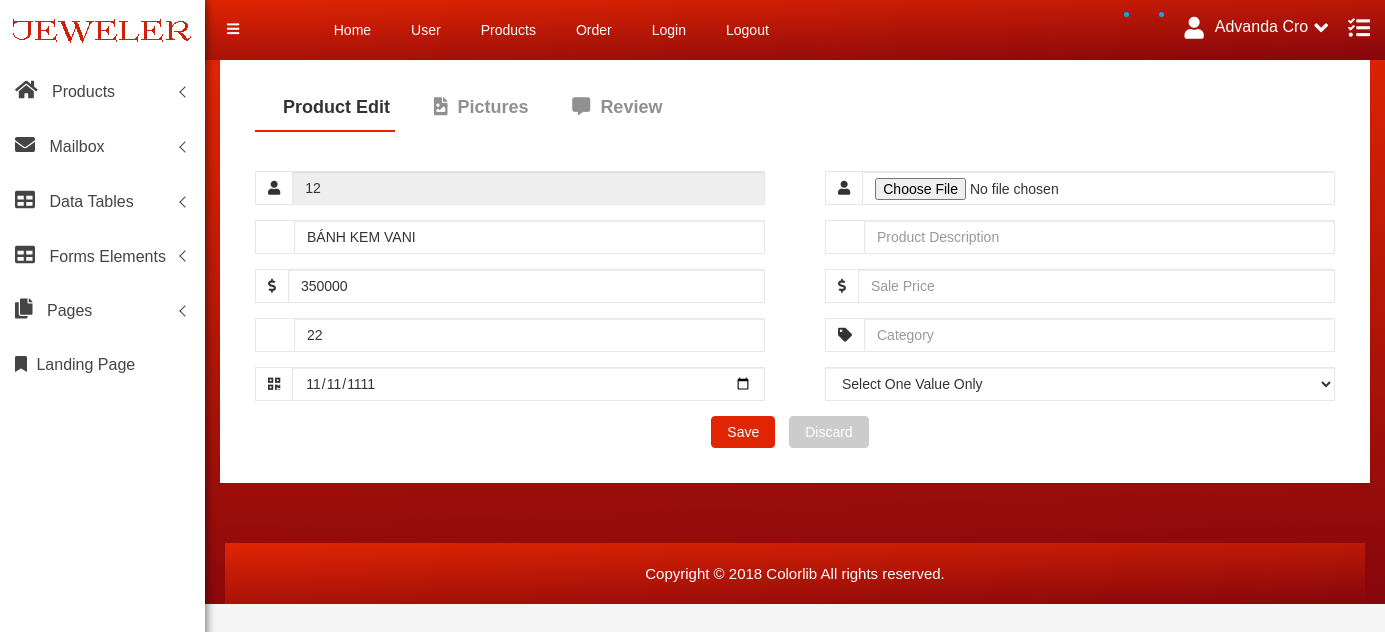
The app's page /admin/?controller=ProductController&action=edit&id=12 (signed in) with its own data.
### tables this page shows
CREATE TABLE `product` (
  `product_id` int(11) NOT NULL,
  `product_name` varchar(100) NOT NULL,
  `price` float NOT NULL,
  `sale` float NOT NULL,
  `image` varchar(100) NOT NULL,
  `date` date NOT NULL,
  `detail` text NOT NULL,
  `special` bit(1) NOT NULL,
  `type_id` int(11) NOT NULL,
  `quantity` int(5) NOT NULL
);

### admin/index.php (called while the page is built, shortened)
<?php
require  './Data/DatabaseUtil.php';
require  './Data/ProductDao.php';
$controller = filter_input(INPUT_GET, 'controller');
include './Controllers/' . $controller . '.php';

### admin/Data/ProductDao.php (called while the page is built, shortened)
<?php
class ProductDao
{
	var $dbu;
    public function __construct() {
        $this->dbu = new DatabaseUtil();
        $this->dbu->Open();
    }
     public function FindOne($id)
    {
        $sql = "select * from product where product_id = :id";
        $args = array(
            'id'=>$id
        );
        $product = $this->dbu->Query($sql, $args, true);
        return $product;
    }
}

### admin/Data/DatabaseUtil.php (called while the page is built, shortened)
<?php
class DatabaseUtil
{
    var $db = null;
    var $server = null;
    var $databaseName = null;
    var $username = null;
    var $password = null;
    public function __construct($server="localhost", $databaseName = "demophp2",
             $username = "root", $password= "") {
        $this->databaseName = $databaseName;
        $this->server = $server;
        $this->username = $username;
        $this->password = $password;
    }
    public function Open()
    {
        $dns = "mysql:host=$this->server;dbname=$this->databaseName;charset=utf8";
        $options = array(PDO::ATTR_ERRMODE => PDO::ERRMODE_EXCEPTION);
        $this->db = new PDO($dns, $this->username, $this->password, $options);
        return $this->db;
    }
    public function Query($query, $args, $queryOne = false)
    {
        $statement = $this->db->prepare($query);
        if (sizeof($args) >0)
        {
            foreach ($args as $key => $value) {
                $statement->bindValue($key, $value);
            }
        }
        $statement->execute();
        if ($queryOne)
            $results = $statement->fetch();
        else
            $results = $statement->fetchAll();
        return $results;
    }
}

### admin/Views/Product/edit.php (the view, shortened to what this page needs)
<?php include "./Views/Common/header.php" ?>
            <div class="container-fluid">
                    <div class="row">
                        <div class="col-lg-12 col-md-12 col-sm-12 col-xs-12">
                            <div class="review-tab-pro-inner">
                                <ul id="myTab3" class="tab-review-design">
                                    <li class="active"><a href="#description"><i class="fa fa-pencil" aria-hidden="true"></i> Product Edit</a></li>
                                    <li><a href="#reviews"><i class="fa fa-file-image-o" aria-hidden="true"></i> Pictures</a></li>
                                    <li><a href="#INFORMATION"><i class="fa fa-commenting" aria-hidden="true"></i> Review</a></li>
                                </ul>
                                <div id="myTabContent" class="tab-content custom-product-edit">
                                    <div class="product-tab-list tab-pane fade active in" id="description">
                                      <form action="index.php" method="post" enctype="multipart/form-data">
                                        <div class="row">
                                              <div class="col-lg-6 col-md-6 col-sm-6 col-xs-12">
                                                  <div class="review-content-section">
                                                      <div class="input-group mg-b-pro-edt">
                                                          <span class="input-group-addon"><i class="fa fa-user" aria-hidden="true"></i></span>
                                                          <input type="text" readonly="true" class="form-control" name="productid" value="<?= !is_object($product)?$product['product_id'] : $product->ProductId?>">
                                                      </div>
                                                      <div class="input-group mg-b-pro-edt">
                                                          <span class="input-group-addon"><i class="fa fa-pencil" aria-hidden="true"></i></span>
                                                          <input type="text" class="form-control" name="name" value="<?= !is_object($product)?$product['product_name'] : $product->Name ?>" placeholder="Product Name">
                                                      </div>
                                                      <div class="input-group mg-b-pro-edt">
                                                          <span class="input-group-addon"><i class="fa fa-usd" aria-hidden="true"></i></span>
                                                          <input type="number" class="form-control" name="price" value="<?= !is_object($product)?$product['price'] : $product->Price ?>" placeholder="Price">
                                                      </div>
                                                      <div class="input-group mg-b-pro-edt">
                                                          <span class="input-group-addon"><i class="fa fa-sticky-note-o" aria-hidden="true"></i></span>
                                                           <input type="number" class="form-control" name="sale" value="<?= !is_object($product)?$product['sale'] : $product->Sale ?>" placeholder="Sale of">
                                                      </div>
                                                      <div class="input-group mg-b-pro-edt">
                                                          <span class="input-group-addon"><i class="fa fa-qrcode" aria-hidden="true"></i></span>
                                                          <input type="date" name="date" class="form-control" value="<?= !is_object($product)?$product['date'] : $product->Date ?>">
                                                      </div>
                                                  </div>
                                              </div>
                                            <div class="col-lg-6 col-md-6 col-sm-6 col-xs-12">
                                                <div class="review-content-section">
                                                    <div class="input-group mg-b-pro-edt">
                                                        <span class="input-group-addon"><i class="fa fa-user" aria-hidden="true"></i></span>
                                                         <input type="file" name="image" class="form-control" value="<?= !is_object($product)?$product['image'] : $product->Image ?>">
                                                    </div>
                                                    <div class="input-group mg-b-pro-edt">
                                                        <span class="input-group-addon"><i class="fa fa-ticket" aria-hidden="true"></i></span>
                                                        <input type="text" class="form-control" placeholder="Product Description">
                                                    </div>
                                                    <div class="input-group mg-b-pro-edt">
                                                        <span class="input-group-addon"><i class="fa fa-usd" aria-hidden="true"></i></span>
                                                        <input type="text" class="form-control" placeholder="Sale Price">
                                                    </div>
                                                    <div class="input-group mg-b-pro-edt">
                                                        <span class="input-group-addon"><i class="fa fa-tag" aria-hidden="true"></i></span>
                                                        <input type="text" class="form-control" placeholder="Category">
                                                    </div>
                                                    <select name="select" class="form-control pro-edt-select form-control-primary">
                                                      <option value="opt1">Select One Value Only</option>
                                                    </select>
                                                </div>
                                            </div>
                                        </div>
                                        <div class="row">
                                            <div class="col-lg-12 col-md-12 col-sm-12 col-xs-12">
                                                <div class="text-center mg-b-pro-edt custom-pro-edt-ds">
                                                    <button type="submit" class="btn btn-primary waves-effect waves-light m-r-10">Save
                                                      </button>
                                                    <button type="button" class="btn btn-warning waves-effect waves-light">Discard
                                                      </button>
                                                </div>
                                            </div>
                                        </div>
                                      </form>
                                    </div>
                                </div>
                            </div>
                        </div>
                    </div>
                </div>
<?php include "./Views/Common/footer.php" ?>

### public/admin/css/main.css (style rules this page uses)
html { color: #222; font-size: 1em; line-height: 1.4; }

### records on screen
product: productid "12", name "BÁNH KEM VANI", price "350000", sale "22", date "11/11/1111"
